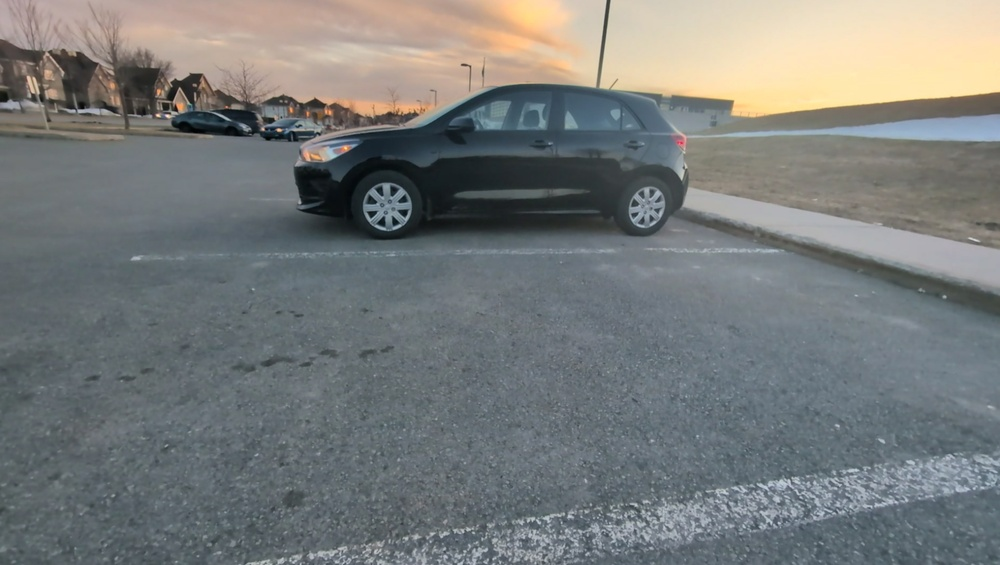
#> input picture data/car/images/0005.jpg, 1000 x 565 px, shrunk from 1888 x 1066 before the run
$ python adjust_contrast.py --input_path data/car/images --output_path out
#> lines starting #> are read from the running program, lines starting #| are printed output that depends on the picture
import os
import cv2
import argparse

def adjust_contrast(image, alpha):
    """Applies contrast adjustment to an image."""
    return cv2.convertScaleAbs(image, alpha=alpha, beta=0)

def process_images(input_dir, output_dir):
    """Processes all images in the input directory and saves them with high and low contrast."""
#> called with input_dir = 'data/car/images', output_dir = 'out'
    # Define output folders
    high_contrast_dir = os.path.join(output_dir, "high_contrast")
    low_contrast_dir = os.path.join(output_dir, "low_contrast")

    # Create directories if they don't exist
    os.makedirs(high_contrast_dir, exist_ok=True)
    os.makedirs(low_contrast_dir, exist_ok=True)

    # Process all images
    for filename in os.listdir(input_dir):
        if filename.lower().endswith((".png", ".jpg", ".jpeg")):
            image_path = os.path.join(input_dir, filename)
            image = cv2.imread(image_path)
#> image is the input picture: shape (565, 1000, 3); mean B, G, R 122.4, 123, 119.9

            if image is None:
                print(f"Skipping {filename} (could not load image)")
                continue

            # Apply contrast adjustments
            high_contrast = adjust_contrast(image, alpha=1.5)  # Increase contrast
#> in adjust_contrast, `return cv2.convertScaleAbs(image, alpha=alpha, beta=0)`:
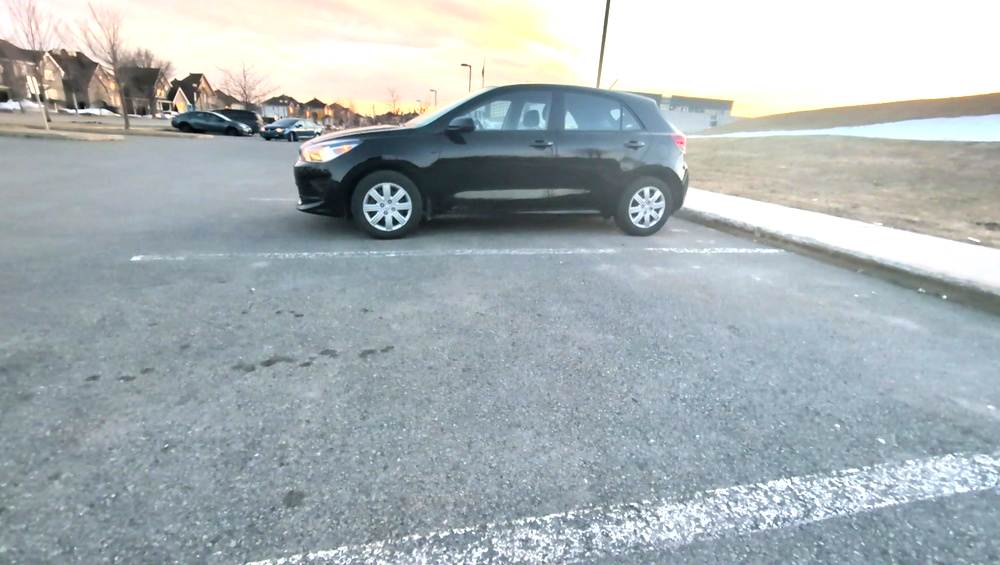
#> returned value: shape (565, 1000, 3); mean of channels 0, 1, 2 181.2, 177.8, 168.2; drawn as B, G, R
            low_contrast = adjust_contrast(image, alpha=0.7)   # Decrease contrast
#> call 2 of adjust_contrast, with alpha = 0.7
#> in adjust_contrast (call 2), `return cv2.convertScaleAbs(image, alpha=alpha, beta=0)`:
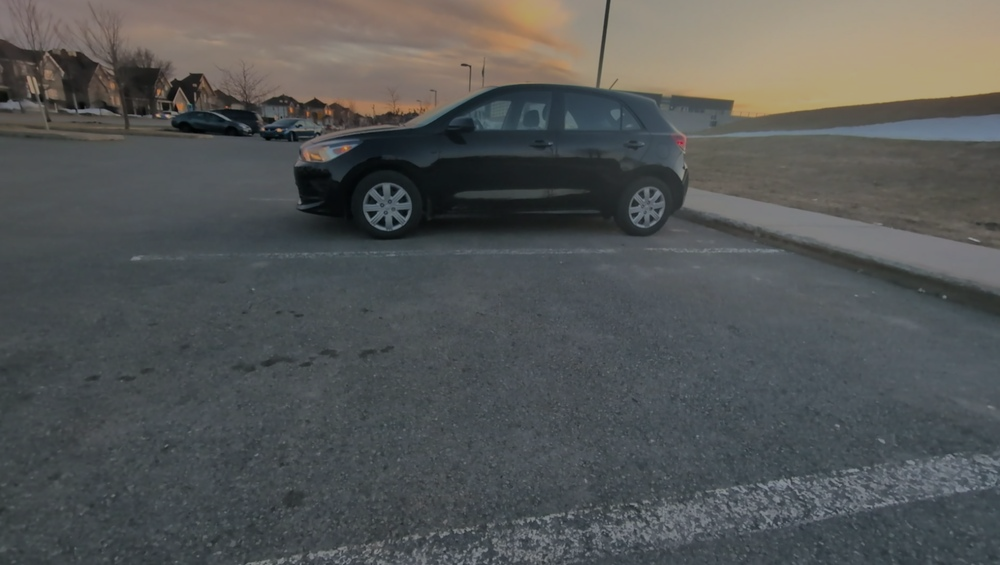
#> returned value: shape (565, 1000, 3); mean of channels 0, 1, 2 85.7, 86.1, 83.9; drawn as B, G, R

            # Save images
            cv2.imwrite(os.path.join(high_contrast_dir, filename), high_contrast)
            cv2.imwrite(os.path.join(low_contrast_dir, filename), low_contrast)

            print(f"Processed {filename}")
#> pass 2 of the loop in process_images, `for filename in os.listdir(input_dir):`:
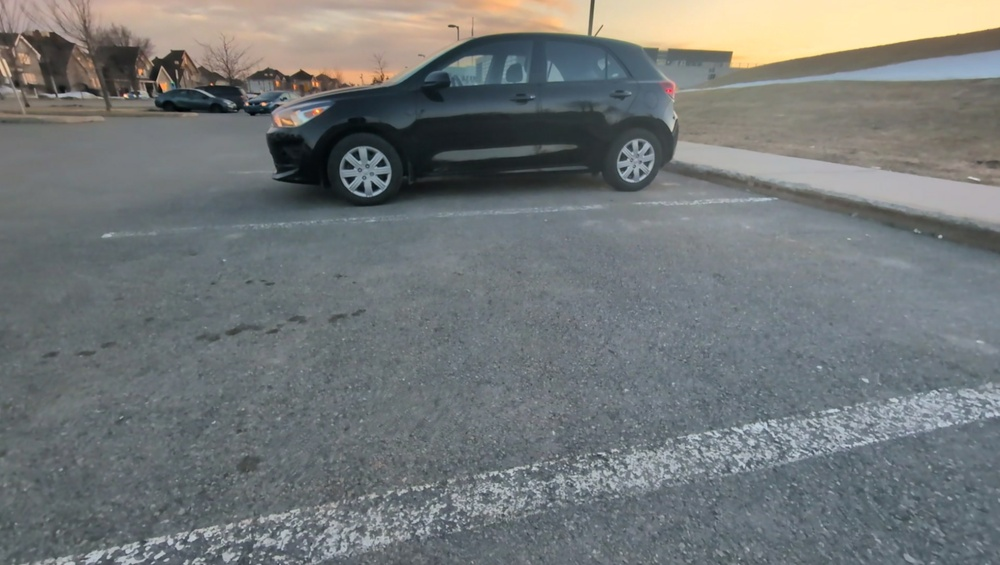
#> input picture data/car/images/0006.jpg, 1000 x 565 px, shrunk from 1888 x 1066 before the run
#> in process_images, image is the input picture: shape (565, 1000, 3); mean B, G, R 119.8, 119.3, 115
#> in adjust_contrast (call 3), `return cv2.convertScaleAbs(image, alpha=alpha, beta=0)`:
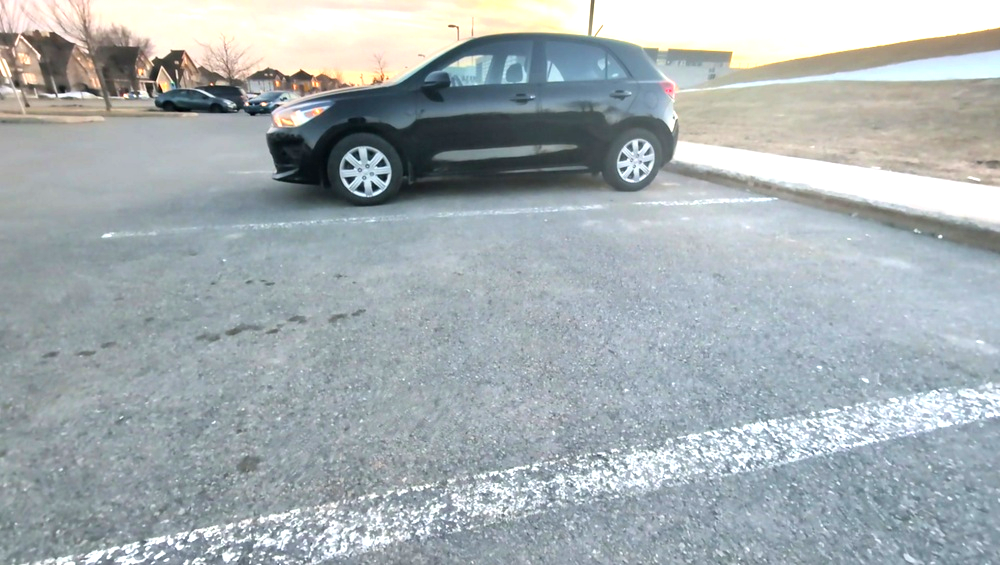
#> returned value: shape (565, 1000, 3); mean of channels 0, 1, 2 178.5, 175.2, 166; drawn as B, G, R
#> in adjust_contrast (call 4), `return cv2.convertScaleAbs(image, alpha=alpha, beta=0)`:
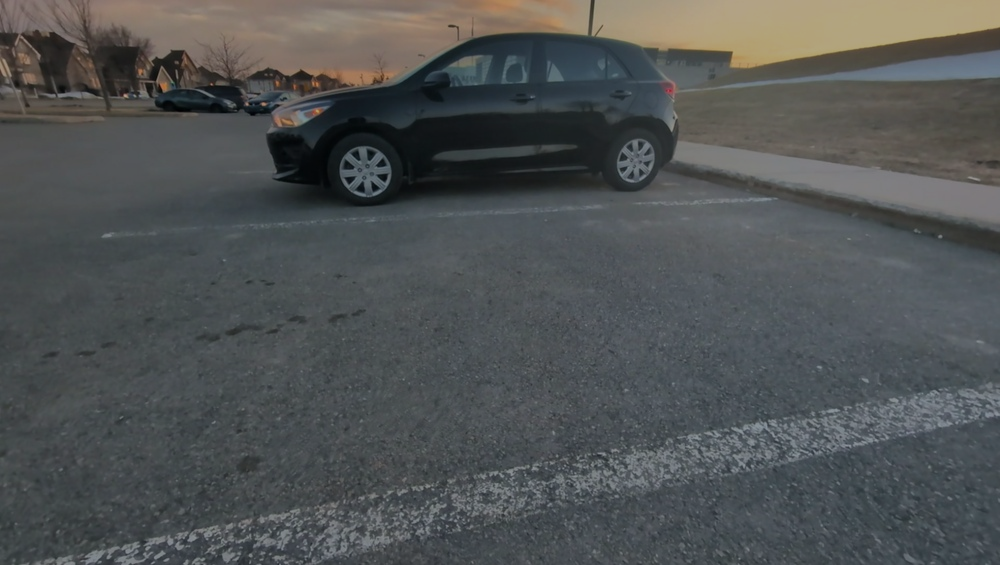
#> returned value: shape (565, 1000, 3); mean of channels 0, 1, 2 83.9, 83.5, 80.5; drawn as B, G, R

if __name__ == "__main__":
    parser = argparse.ArgumentParser(description="Apply high and low contrast filters to images in a directory.")
    parser.add_argument("--input_path", type=str, required=True, help="Path to input directory containing images.")
    parser.add_argument("--output_path", type=str, required=True, help="Path to output directory where processed images will be saved.")

    args = parser.parse_args()

    if not os.path.exists(args.input_path):
        print("Error: Input directory does not exist.")
        exit(1)

    process_images(args.input_path, args.output_path)
    print("Contrast adjustment complete.")
